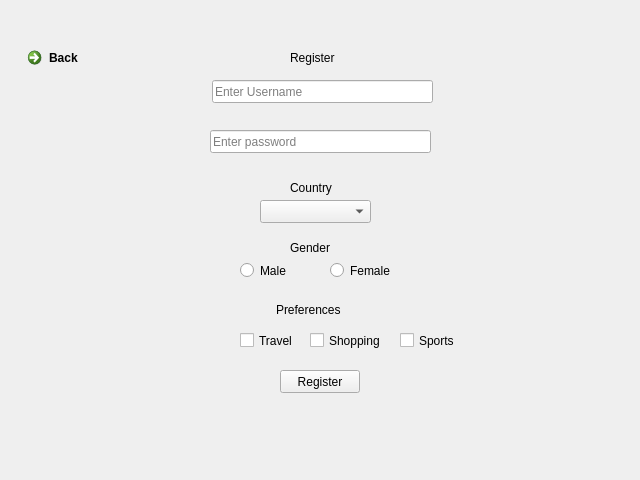
<?xml version="1.0" encoding="UTF-8"?>
<ui version="4.0">
 <class>MainWindow</class>
 <widget class="QMainWindow" name="MainWindow">
  <property name="geometry">
   <rect>
    <x>0</x>
    <y>0</y>
    <width>640</width>
    <height>480</height>
   </rect>
  </property>
  <property name="windowTitle">
   <string>MainWindow</string>
  </property>
  <widget class="QWidget" name="centralwidget">
   <widget class="QStackedWidget" name="stackedWidget">
    <property name="geometry">
     <rect>
      <x>10</x>
      <y>30</y>
      <width>611</width>
      <height>421</height>
     </rect>
    </property>
    <property name="currentIndex">
     <number>1</number>
    </property>
    <widget class="QWidget" name="loginpage">
     <widget class="QLabel" name="label">
      <property name="geometry">
       <rect>
        <x>266</x>
        <y>30</y>
        <width>71</width>
        <height>20</height>
       </rect>
      </property>
      <property name="text">
       <string>Login Here</string>
      </property>
     </widget>
     <widget class="QLineEdit" name="lineEdit">
      <property name="geometry">
       <rect>
        <x>220</x>
        <y>80</y>
        <width>171</width>
        <height>23</height>
       </rect>
      </property>
      <property name="placeholderText">
       <string>Enter Username</string>
      </property>
     </widget>
     <widget class="QLineEdit" name="lineEdit_2">
      <property name="geometry">
       <rect>
        <x>220</x>
        <y>130</y>
        <width>171</width>
        <height>23</height>
       </rect>
      </property>
      <property name="text">
       <string/>
      </property>
      <property name="placeholderText">
       <string>Enter Password</string>
      </property>
     </widget>
     <widget class="QPushButton" name="pushButton">
      <property name="geometry">
       <rect>
        <x>220</x>
        <y>170</y>
        <width>80</width>
        <height>23</height>
       </rect>
      </property>
      <property name="text">
       <string>Login</string>
      </property>
     </widget>
     <widget class="QPushButton" name="pushButton_2">
      <property name="geometry">
       <rect>
        <x>310</x>
        <y>170</y>
        <width>80</width>
        <height>23</height>
       </rect>
      </property>
      <property name="text">
       <string>Reset</string>
      </property>
     </widget>
     <widget class="QCommandLinkButton" name="commandLinkButton">
      <property name="geometry">
       <rect>
        <x>220</x>
        <y>220</y>
        <width>174</width>
        <height>41</height>
       </rect>
      </property>
      <property name="text">
       <string>New User? Register</string>
      </property>
     </widget>
    </widget>
    <widget class="QWidget" name="registerpage">
     <widget class="QLabel" name="label_2">
      <property name="geometry">
       <rect>
        <x>280</x>
        <y>20</y>
        <width>57</width>
        <height>15</height>
       </rect>
      </property>
      <property name="text">
       <string>Register</string>
      </property>
     </widget>
     <widget class="QLineEdit" name="lineEdit_3">
      <property name="geometry">
       <rect>
        <x>202</x>
        <y>50</y>
        <width>221</width>
        <height>23</height>
       </rect>
      </property>
      <property name="placeholderText">
       <string>Enter Username</string>
      </property>
     </widget>
     <widget class="QLineEdit" name="lineEdit_4">
      <property name="geometry">
       <rect>
        <x>200</x>
        <y>100</y>
        <width>221</width>
        <height>23</height>
       </rect>
      </property>
      <property name="echoMode">
       <enum>QLineEdit::Password</enum>
      </property>
      <property name="placeholderText">
       <string>Enter password</string>
      </property>
     </widget>
     <widget class="QLabel" name="label_3">
      <property name="geometry">
       <rect>
        <x>280</x>
        <y>150</y>
        <width>57</width>
        <height>15</height>
       </rect>
      </property>
      <property name="text">
       <string>Country</string>
      </property>
     </widget>
     <widget class="QComboBox" name="comboBox">
      <property name="geometry">
       <rect>
        <x>250</x>
        <y>170</y>
        <width>111</width>
        <height>23</height>
       </rect>
      </property>
     </widget>
     <widget class="QLabel" name="label_4">
      <property name="geometry">
       <rect>
        <x>280</x>
        <y>210</y>
        <width>57</width>
        <height>15</height>
       </rect>
      </property>
      <property name="text">
       <string>Gender</string>
      </property>
     </widget>
     <widget class="QRadioButton" name="radioButton">
      <property name="geometry">
       <rect>
        <x>230</x>
        <y>230</y>
        <width>99</width>
        <height>21</height>
       </rect>
      </property>
      <property name="text">
       <string>Male</string>
      </property>
     </widget>
     <widget class="QRadioButton" name="radioButton_2">
      <property name="geometry">
       <rect>
        <x>320</x>
        <y>230</y>
        <width>99</width>
        <height>21</height>
       </rect>
      </property>
      <property name="text">
       <string>Female</string>
      </property>
     </widget>
     <widget class="QLabel" name="label_5">
      <property name="geometry">
       <rect>
        <x>266</x>
        <y>270</y>
        <width>71</width>
        <height>20</height>
       </rect>
      </property>
      <property name="text">
       <string>Preferences</string>
      </property>
     </widget>
     <widget class="QCheckBox" name="checkBox">
      <property name="geometry">
       <rect>
        <x>230</x>
        <y>300</y>
        <width>85</width>
        <height>21</height>
       </rect>
      </property>
      <property name="text">
       <string>Travel</string>
      </property>
     </widget>
     <widget class="QCheckBox" name="checkBox_2">
      <property name="geometry">
       <rect>
        <x>300</x>
        <y>300</y>
        <width>85</width>
        <height>21</height>
       </rect>
      </property>
      <property name="text">
       <string>Shopping</string>
      </property>
     </widget>
     <widget class="QCheckBox" name="checkBox_3">
      <property name="geometry">
       <rect>
        <x>390</x>
        <y>300</y>
        <width>85</width>
        <height>21</height>
       </rect>
      </property>
      <property name="text">
       <string>Sports</string>
      </property>
     </widget>
     <widget class="QPushButton" name="pushButton_3">
      <property name="geometry">
       <rect>
        <x>270</x>
        <y>340</y>
        <width>80</width>
        <height>23</height>
       </rect>
      </property>
      <property name="text">
       <string>Register</string>
      </property>
     </widget>
     <widget class="QCommandLinkButton" name="commandLinkButton_2">
      <property name="geometry">
       <rect>
        <x>10</x>
        <y>10</y>
        <width>174</width>
        <height>41</height>
       </rect>
      </property>
      <property name="text">
       <string>Back</string>
      </property>
     </widget>
    </widget>
   </widget>
  </widget>
 </widget>
 <resources/>
 <connections>
  <connection>
   <sender>commandLinkButton</sender>
   <signal>clicked()</signal>
   <receiver>MainWindow</receiver>
   <slot>goToRegister()</slot>
   <hints>
    <hint type="sourcelabel">
     <x>312</x>
     <y>279</y>
    </hint>
    <hint type="destinationlabel">
     <x>383</x>
     <y>453</y>
    </hint>
   </hints>
  </connection>
  <connection>
   <sender>commandLinkButton_2</sender>
   <signal>clicked()</signal>
   <receiver>MainWindow</receiver>
   <slot>goToLogin()</slot>
   <hints>
    <hint type="sourcelabel">
     <x>67</x>
     <y>55</y>
    </hint>
    <hint type="destinationlabel">
     <x>140</x>
     <y>13</y>
    </hint>
   </hints>
  </connection>
  <connection>
   <sender>pushButton_3</sender>
   <signal>clicked()</signal>
   <receiver>MainWindow</receiver>
   <slot>onRegister()</slot>
   <hints>
    <hint type="sourcelabel">
     <x>343</x>
     <y>389</y>
    </hint>
    <hint type="destinationlabel">
     <x>371</x>
     <y>466</y>
    </hint>
   </hints>
  </connection>
 </connections>
 <slots>
  <slot>goToRegister()</slot>
  <slot>goToLogin()</slot>
  <slot>onRegister()</slot>
 </slots>
</ui>
